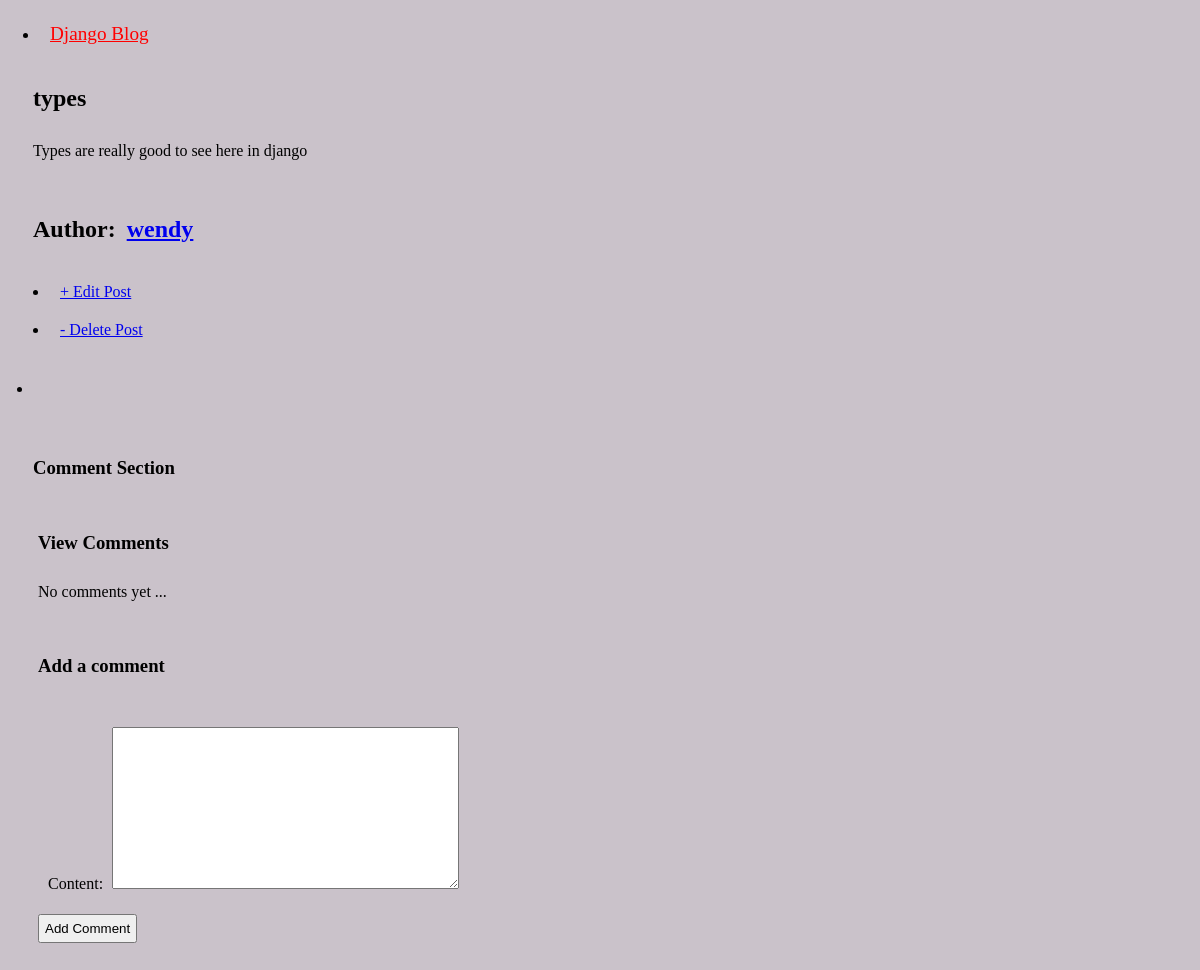
Screenshot of /post/7/ with the database file from the repository.
### blog/models.py (models this page shows, shortened)
class Post(models.Model):
    title = models.CharField(max_length=200)
    author = models.ForeignKey(
        User,
        on_delete=models.CASCADE
        )
    body = models.TextField()

### blog/views.py (the view, shortened to what this page needs)
# urls.py: path("post/<int:pk>/", BlogDetailView.as_view(), name="post_detail"),
class BlogDetailView(FormMixin, DetailView):
    model = Post
    template_name = 'post_detail.html'
    form_class = CommentForm
    def get_context_data(self, **kwargs):
        context = super().get_context_data(**kwargs)
        context['comments'] = self.object.comments.all()
        if 'form' not in context:
            context['form'] = self.get_form()
        return context

### blog/forms.py
class CommentForm(ModelForm):
    class Meta:
        model = Comment
        fields = ['content']

### templates/post_detail.html (shortened to what this page needs)
{% extends 'base.html' %}
{% block content %}
<div class="post-entry">
    <h2> {{ post.title }} </h2>
    <p> {{ post.body }} </p>
</div>
<div>
    <h2>Author: <a href="{% url 'profile' %}">
        {{ post.author }}</a></h2>
</div>
<div>
    <li> <a href="{% url 'post_edit' post.pk %}"> + Edit Post </a> </li>
</div>
<div>
    <li> <a href="{% url 'post_delete' post.pk %}"> - Delete Post </a> </li>
</div>
<div>
    <ul><li><a href=""></a></li></ul>
</div>
<div>
    <h3>Comment Section</h3>
    <div>
        <h3>View Comments</h3>
        {% for comment in comments %}
                {% load tz %}
        {% empty %}
        <p> No comments yet ...</p>
        {% endfor %}
    </div>
    <div>
        <h3>Add a comment </h3>
        <form action="" method="post">
            {{ form.as_p }}
            <button type="submit">
                Add Comment</button>
        </form>
    </div>
</div>
{% endblock content %}

### static/styles.css (style rules this page uses)
* { box-sizing: border-box; padding: 5px; }
body { background-color: rgb(202, 194, 202); color: #000; }

### rows the page displays
Post: title "types", body "Types are really good to see here in django", author "wendy"
